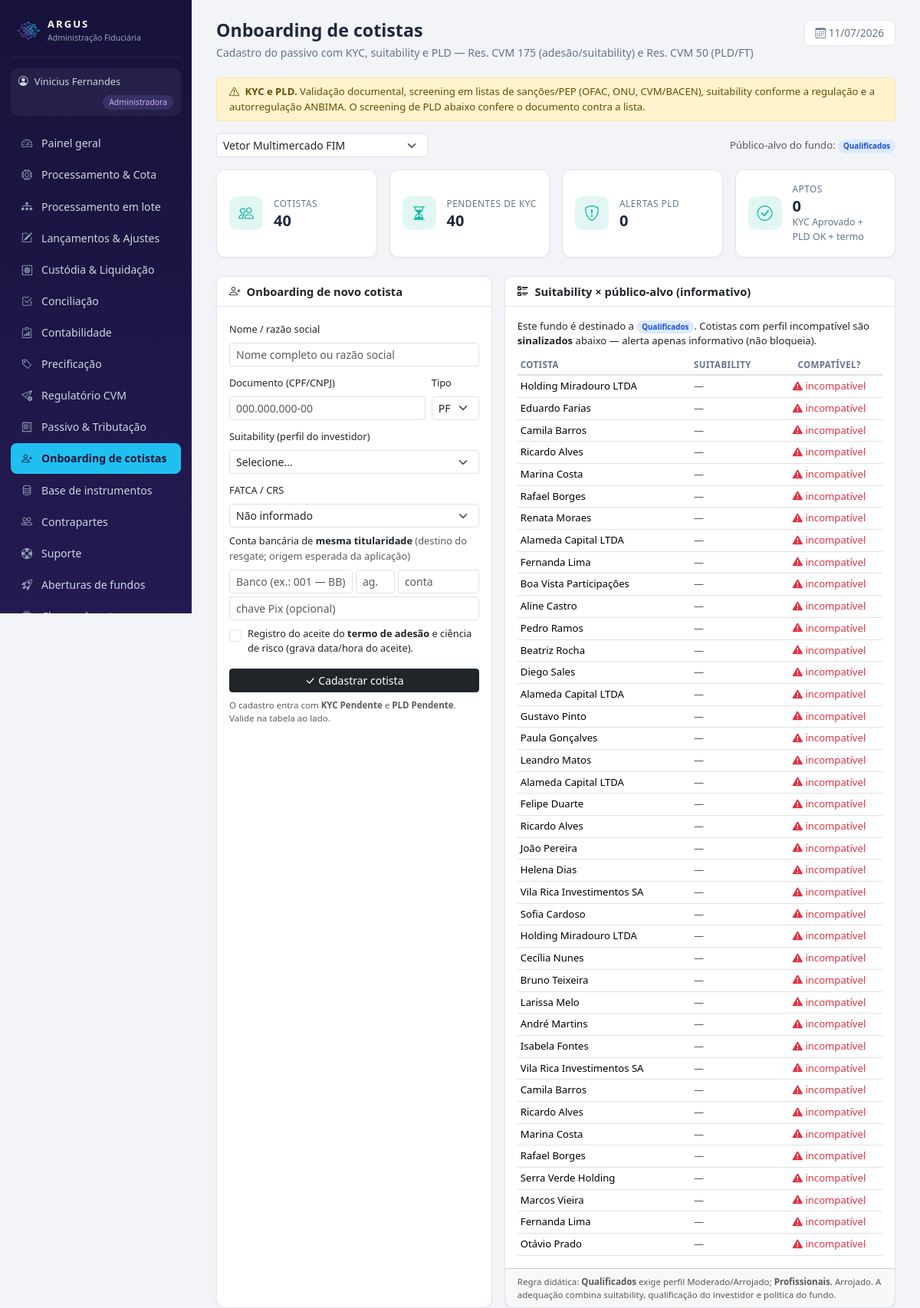
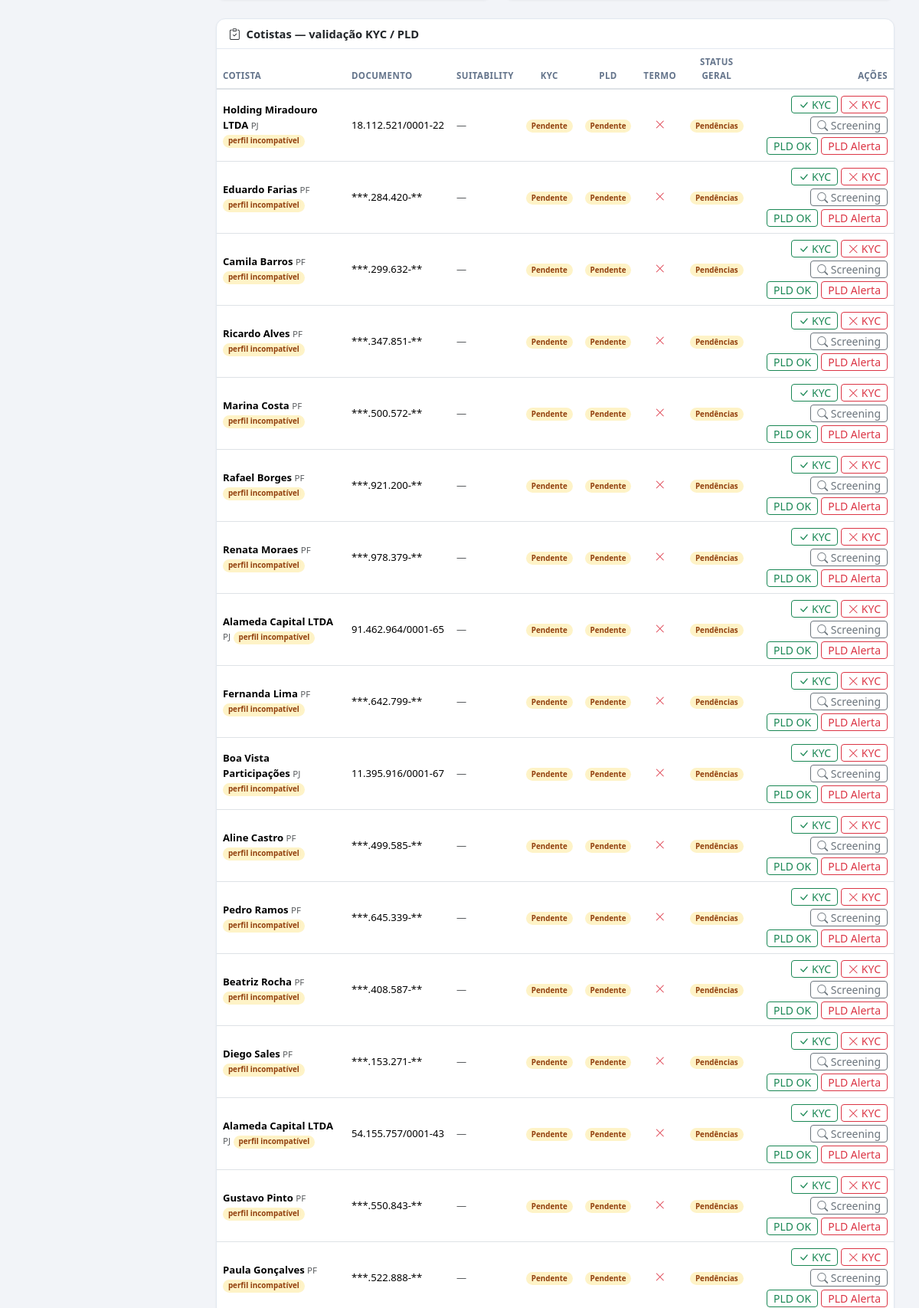
/admin/onboarding_cotista.php (signed in, upper part), run on the app's committed database (2 pictures, top to bottom).
### tables this page shows
CREATE TABLE usuarios (
  id INT AUTO_INCREMENT PRIMARY KEY,
  nome VARCHAR(100) NOT NULL,
  email VARCHAR(120) NOT NULL UNIQUE,
  senha VARCHAR(255) NOT NULL,         
  perfil ENUM('admin','gestor','custodia') NOT NULL,   
  fundo_id INT NULL,
  gestora VARCHAR(150) NULL,
  telefone VARCHAR(30) NULL,
  kyc_status VARCHAR(20) DEFAULT 'Pendente',
  criado_em DATETIME DEFAULT CURRENT_TIMESTAMP
);

CREATE TABLE fundos (
  id INT AUTO_INCREMENT PRIMARY KEY,
  nome VARCHAR(150) NOT NULL,
  cnpj VARCHAR(20),
  classe VARCHAR(50),                  
  publico_alvo VARCHAR(60),            
  condominio VARCHAR(20) DEFAULT 'Aberto',
  status VARCHAR(30) DEFAULT 'Ativo',  
  gestora VARCHAR(120),
  benchmark VARCHAR(30) DEFAULT 'CDI',
  tributacao VARCHAR(20) DEFAULT 'Longo Prazo',    
  provisao_despesas DECIMAL(18,2) DEFAULT 0,       
  tipo_fundo VARCHAR(10) DEFAULT 'FIF',            
  master_id INT DEFAULT NULL,                      
  taxa_adm DECIMAL(8,6) DEFAULT 0.0008,       
  taxa_gestao DECIMAL(8,6) DEFAULT 0.007,
  taxa_performance DECIMAL(8,6) DEFAULT 0,    
  caixa_atual DECIMAL(18,2) DEFAULT 0,
  pl_atual DECIMAL(18,2) DEFAULT 0,
  cota_atual DECIMAL(18,8) DEFAULT 1,
  data_abertura DATE,
  transparencia VARCHAR(12) DEFAULT 'delay_1m'   
);

CREATE TABLE cotistas (
  id INT AUTO_INCREMENT PRIMARY KEY,
  fundo_id INT NOT NULL,
  nome VARCHAR(150) NOT NULL,
  documento VARCHAR(20),
  tipo_pessoa VARCHAR(2) DEFAULT 'PF',
  cotas DECIMAL(18,6) NOT NULL,
  custo_total DECIMAL(18,2) DEFAULT NULL,    
  suitability VARCHAR(20) DEFAULT NULL,      
  kyc_status VARCHAR(20) DEFAULT 'Pendente',
  pld_status VARCHAR(20) DEFAULT 'Pendente',
  fatca_crs VARCHAR(30) DEFAULT NULL,
  termo_aceite DATETIME NULL,
  data_entrada DATE,
  banco VARCHAR(60) NULL,              
  agencia VARCHAR(10) NULL,            
  conta VARCHAR(20) NULL,              
  pix_chave VARCHAR(80) NULL,
  conta_id INT NULL,                   
  FOREIGN KEY (fundo_id) REFERENCES fundos(id)
);

### admin/onboarding_cotista.php (the view, shortened to what the rows shown need)
<?php
require_once __DIR__ . '/../config/db.php';
require_once __DIR__ . '/../includes/auth.php';
require_once __DIR__ . '/../includes/layout.php';
$u = exigir_perfil('admin');
$fundos = $pdo->query("SELECT * FROM fundos WHERE status='Ativo' ORDER BY pl_atual DESC")->fetchAll();
$fid = (int)($_SESSION['admin_fundo_id'] ?? ($fundos[0]['id'] ?? 0));
$fundo = null;
foreach ($fundos as $f) if ((int)$f['id'] === $fid) $fundo = $f;
function suitability_compativel(?string $publico_alvo, ?string $suitability): bool {
    $exigido = match ($publico_alvo) {
        'Profissionais' => ['Arrojado'],
        'Qualificados'  => ['Moderado', 'Arrojado'],
        default          => ['Conservador', 'Moderado', 'Arrojado'],
    };
    return $suitability !== null && in_array($suitability, $exigido, true);
}
$cotistas = [];
if ($fundo) {
    $st = $pdo->prepare('SELECT * FROM cotistas WHERE fundo_id = ? ORDER BY id DESC');
    $st->execute([$fid]);
    $cotistas = $st->fetchAll();
}
$publicoAlvo = $fundo['publico_alvo'] ?? 'Investidores em geral';
function badge_pld(?string $s): string {
    $s = $s ?: 'Pendente';
    $cor = ['OK' => 'success', 'Alerta' => 'danger', 'Pendente' => 'warning'][$s] ?? 'secondary';
    return badge($s, $cor);
}
function badge_kyc(?string $s): string {
    $s = $s ?: 'Pendente';
    $cor = ['Aprovado' => 'success', 'Reprovado' => 'danger', 'Pendente' => 'warning'][$s] ?? 'secondary';
    return badge($s, $cor);
}
page_start('Onboarding de cotistas', 'Onboarding de cotistas', $u,
    'Cadastro do passivo com KYC, suitability e PLD — Res. CVM 175 (adesão/suitability) e Res. CVM 50 (PLD/FT)');
?>
<div class="d-flex justify-content-between align-items-center flex-wrap gap-2 mb-3">
  <div style="font-size:.82rem" class="text-muted">
    Público-alvo do fundo: <?= badge($publicoAlvo, $publicoAlvo === 'Investidores em geral' ? 'secondary' : 'info') ?>
  </div>
</div>
<?php if (!$fundo): ?>
  <div class="alert alert-info">Nenhum fundo ativo disponível.</div>
<?php else: ?>
<div class="row g-3 mb-4">
  <div class="col-lg-7">
    <div class="card h-100">
      <div class="card-body">
        <p style="font-size:.82rem" class="mb-2">
          Este fundo é destinado a <?= badge($publicoAlvo, $publicoAlvo === 'Investidores em geral' ? 'secondary' : 'info') ?>.
          Cotistas com perfil incompatível são <b>sinalizados</b> abaixo — alerta apenas informativo (não bloqueia).
        </p>
        <table class="table table-sm align-middle mb-0" style="font-size:.82rem">
          <thead><tr><th>Cotista</th><th>Suitability</th><th class="text-center">Compatível?</th></tr></thead>
          <tbody>
          <?php foreach ($cotistas as $c):
              $compat = suitability_compativel($publicoAlvo, $c['suitability'] ?? null); ?>
            <tr>
              <td><?= e_html($c['nome']) ?></td>
              <td><?= $c['suitability'] ? badge($c['suitability'], 'secondary') : '<span class="text-muted">—</span>' ?></td>
              <td class="text-center">
                <?php if ($compat): ?>
                  <span class="text-success"><i class="bi bi-check-circle-fill"></i></span>
                <?php else: ?>
                  <span class="text-danger" title="Perfil incompatível com o público-alvo do fundo">
                    <i class="bi bi-exclamation-triangle-fill"></i> incompatível
                  </span>
                <?php endif; ?>
              </td>
            </tr>
          <?php endforeach; ?>
          </tbody>
        </table>
      </div>
    </div>
  </div>
</div>
<div class="card">
  <div class="card-body p-0">
    <div class="table-responsive">
    <table class="table table-hover align-middle mb-0" style="font-size:.82rem">
      <thead><tr>
        <th>Cotista</th><th>Documento</th><th>Suitability</th>
        <th class="text-center">KYC</th><th class="text-center">PLD</th>
        <th class="text-center">Termo</th><th class="text-center">Status geral</th>
        <th class="text-end">Ações</th>
      </tr></thead>
      <tbody>
      <?php foreach ($cotistas as $c):
          $kyc = $c['kyc_status'] ?: 'Pendente';
          $pld = $c['pld_status'] ?: 'Pendente';
          $temTermo = !empty($c['termo_aceite']);
          $apto = $kyc === 'Aprovado' && $pld === 'OK' && $temTermo;
          $compat = suitability_compativel($publicoAlvo, $c['suitability'] ?? null); ?>
        <tr>
          <td>
            <b><?= e_html($c['nome']) ?></b>
            <span class="text-muted" style="font-size:.72rem"><?= e_html($c['tipo_pessoa']) ?></span>
            <?php if (!$compat): ?>
              <span class="badge badge-soft-warning" title="Suitability incompatível com o público-alvo do fundo">perfil incompatível</span>
            <?php endif; ?>
          </td>
          <td style="white-space:nowrap"><?= e_html($c['documento']) ?></td>
          <td><?= $c['suitability'] ? badge($c['suitability'], 'secondary') : '<span class="text-muted">—</span>' ?></td>
          <td class="text-center"><?= badge_kyc($kyc) ?></td>
          <td class="text-center"><?= badge_pld($pld) ?></td>
          <td class="text-center">
            <?= $temTermo
                ? '<span class="text-success" title="' . e_html(data_br($c['termo_aceite'])) . '"><i class="bi bi-check-lg"></i></span>'
                : '<span class="text-danger"><i class="bi bi-x-lg"></i></span>' ?>
          </td>
          <td class="text-center"><?= $apto ? badge('Apto', 'success') : badge('Pendências', 'warning') ?></td>
          <td class="text-end" style="white-space:nowrap">
            <div class="d-flex gap-1 justify-content-end flex-wrap">
              <form method="post" class="d-inline">
                <button name="kyc" value="Aprovado" class="btn btn-sm btn-outline-success py-0" title="Aprovar KYC (simulação)"><i class="bi bi-check-lg"></i> KYC</button>
              </form>
              <form method="post" class="d-inline">
                <button name="kyc" value="Reprovado" class="btn btn-sm btn-outline-danger py-0" title="Reprovar KYC (simulação)"><i class="bi bi-x-lg"></i> KYC</button>
              </form>
              <form method="post" class="d-inline">
                <button name="pld" value="auto" class="btn btn-sm btn-outline-secondary py-0" title="Rodar screening PLD simulado (confere documento na lista de exemplo)"><i class="bi bi-search"></i> Screening</button>
              </form>
              <form method="post" class="d-inline">
                <button name="pld" value="OK" class="btn btn-sm btn-outline-success py-0" title="Marcar PLD OK (simulação)">PLD OK</button>
              </form>
              <form method="post" class="d-inline">
                <button name="pld" value="Alerta" class="btn btn-sm btn-outline-danger py-0" title="Marcar PLD Alerta (simulação)">PLD Alerta</button>
              </form>
            </div>
          </td>
        </tr>
      <?php endforeach; ?>
      </tbody>
    </table>
    </div>
  </div>
</div>
<?php endif; ?>
<?php page_end();

### includes/layout.php (shortened to what the rows shown need)
<?php
require_once __DIR__ . '/helpers.php';
function menu_itens(array $u): array {
    $b = base_url();
    if ($u['perfil'] === 'admin') {
        return [
            ['Painel geral',        $b.'admin/index.php',          'bi-speedometer2'],
            ['Processamento & Cota', $b.'admin/processamento.php', 'bi-cpu'],
            ['Processamento em lote', $b.'admin/batch.php',        'bi-diagram-3-fill'],
            ['Lançamentos & Ajustes', $b.'admin/lancamentos.php',  'bi-pencil-square'],
            ['Custódia & Liquidação', $b.'admin/custodia.php',     'bi-safe2'],
            ['Conciliação',         $b.'admin/conciliacao.php',    'bi-check2-square'],
            ['Contabilidade',       $b.'admin/contabilidade.php',  'bi-clipboard-data'],
            ['Precificação',        $b.'admin/precificacao.php',   'bi-tag'],
            ['Regulatório CVM',     $b.'admin/regulatorio.php',    'bi-send-check'],
            ['Passivo & Tributação', $b.'admin/passivo.php',       'bi-receipt'],
            ['Onboarding de cotistas', $b.'admin/onboarding_cotista.php', 'bi-person-plus'],
            ['Base de instrumentos', $b.'admin/ativos.php',        'bi-database'],
            ['Contrapartes',        $b.'admin/contrapartes.php',   'bi-people'],
            ['Suporte',             $b.'admin/tickets.php',        'bi-life-preserver'],
            ['Aberturas de fundos', $b.'admin/aberturas.php',      'bi-rocket-takeoff'],
            ['Classes de cotas',    $b.'admin/classes.php',        'bi-collection'],
            ['Classes & Subclasses', $b.'admin/subclasses.php',    'bi-diagram-3'],
            ['FIP / Private Equity', $b.'admin/fip.php',           'bi-building-gear'],
            ['Carteiras',           $b.'admin/carteiras.php',      'bi-collection'],
            ['Pendências',          $b.'admin/pendencias.php',     'bi-list-task'],
            ['IA · Fraude',         $b.'admin/fraude.php',         'bi-shield-exclamation'],
            ['Repasses',            $b.'admin/repasses.php',       'bi-cash-stack'],
            ['Fundos & Clientes',   $b.'admin/fundos.php',         'bi-folder-plus'],
        ];
    }
    global $pdo;
    $itens = [
        ['Visão geral',       $b.'gestor/index.php',        'bi-speedometer2'],
        ['Aprovação de cota', $b.'gestor/cotas.php',        'bi-clipboard-check'],
        ['Boletar operação',  $b.'gestor/boletas.php',      'bi-receipt-cutoff'],
        ['Catálogo de ativos', $b.'gestor/ativos.php',      'bi-database'],
        ['Carteira',          $b.'gestor/carteira.php',     'bi-pie-chart'],
        ['Caixa & Fluxo',     $b.'gestor/caixa.php',        'bi-wallet2'],
        ['Cotistas',          $b.'gestor/cotistas.php',     'bi-people'],
        ['Acessos & transparência', $b.'gestor/acessos.php', 'bi-key'],
        ['Performance',       $b.'gestor/performance.php',  'bi-graph-up-arrow'],
        ['Relatórios',        $b.'gestor/relatorios.php',   'bi-file-earmark-text'],
        ['Enquadramento',     $b.'gestor/enquadramento.php','bi-check-circle'],
        ['Assembleias',       $b.'gestor/assembleias.php',  'bi-megaphone'],
        ['Comunicados',       $b.'gestor/comunicados.php',  'bi-chat-left-text'],
        ['Chamados de cotistas', $b.'gestor/chamados_cotistas.php', 'bi-chat-dots'],
        ['Equipe do fundo',   $b.'gestor/equipe.php',       'bi-people-fill'],
        ['Criar fundo',       $b.'gestor/novo_fundo.php',   'bi-plus-square'],
        ['Suporte',           $b.'gestor/tickets.php',      'bi-life-preserver'],
    ];
    $livres = ['Equipe do fundo', 'Criar fundo', 'Suporte'];
    $fundo = fundo_do_usuario($pdo, $u);
    $fid = (int)$fundo['id'];
    $principal = eh_principal($pdo, $u, $fid);
    $mapa = permissao_de_menu();
    return array_values(array_filter($itens, function ($it) use ($mapa, $principal, $pdo, $u, $fid, $livres) {
        if (in_array($it[0], $livres, true)) return true;
        $req = $mapa[$it[0]] ?? null;
        if ($req === null) return true;
        if ($req === '__principal__') return $principal;
        return $principal || pode($pdo, $u, $fid, $req);
    }));
}
function page_start(string $titulo, string $ativo, array $u, string $subtitulo = ''): void {
    $b = base_url();
    $perfilRotulo = ['admin' => 'Administradora', 'gestor' => 'Gestor', 'custodia' => 'Custodiante'][$u['perfil']] ?? $u['perfil'];
    $perfilCor    = ['admin' => 'gold', 'gestor' => 'teal'][$u['perfil']] ?? 'blue';
    ?><!DOCTYPE html>
<html lang="pt-BR">
<head>
<link href="https://cdn.jsdelivr.net/npm/bootstrap@5.3.3/dist/css/bootstrap.min.css" rel="stylesheet">
<link href="https://cdn.jsdelivr.net/npm/bootstrap-icons@1.11.3/font/bootstrap-icons.min.css" rel="stylesheet">
<link href="https://cdn.jsdelivr.net/npm/flatpickr@4.6.13/dist/flatpickr.min.css" rel="stylesheet">
<link href="<?= $b ?>assets/css/style.css" rel="stylesheet">
</head>
<body>
<div class="app-wrap">
  <aside class="sidebar">
    <div class="brand">
      <img src="<?= $b ?>assets/favicon.png" class="brand-mark" alt="Argus">
      <div>
      </div>
    </div>
    <div class="perfil-chip chip-<?= $perfilCor ?>">
      <i class="bi bi-person-circle"></i> <?= e_html($u['nome']) ?>
      <span><?= $perfilRotulo ?></span>
    </div>
    <nav class="menu">
      <?php foreach (menu_itens($u) as [$rotulo, $href, $icone]): ?>
        <a href="<?= $href ?>" class="<?= $rotulo === $ativo ? 'ativo' : '' ?>">
        </a>
      <?php endforeach; ?>
    </nav>
  </aside>
  <main class="conteudo">
    <div class="titulo-pagina">
      <div>
        <h1><?= e_html($titulo) ?></h1>
      </div>
    </div>
<?php
}
function page_end(): void {
    ?>
  </main>
</div>
</body>
</html><?php
}

### includes/helpers.php (shortened to what the rows shown need)
<?php
function e_html($s): string { return htmlspecialchars((string)$s, ENT_QUOTES, 'UTF-8'); }
function badge(string $texto, string $cor): string {
    return '<span class="badge badge-soft-' . $cor . '">' . e_html($texto) . '</span>';
}

### data on the page
usuarios: nome "Vinicius Fernandes", perfil "Administradora"
fundos: publico_alvo "Qualificados Qualificados"
cotistas: nome "Holding Miradouro LTDA", shows "incompatível", tipo_pessoa "PJ", shows "perfil incompatível", documento "18.112.521/0001-22", kyc_status "Pendente Pendente Pendências"
cotistas: nome "Eduardo Farias", shows "incompatível", tipo_pessoa "PF", shows "perfil incompatível", documento "***.284.420-**", kyc_status "Pendente Pendente Pendências"
cotistas: nome "Camila Barros", shows "incompatível", tipo_pessoa "PF", shows "perfil incompatível", documento "***.299.632-**", kyc_status "Pendente Pendente Pendências"
cotistas: nome "Ricardo Alves", shows "incompatível", tipo_pessoa "PF", shows "perfil incompatível", documento "***.347.851-**", kyc_status "Pendente Pendente Pendências"
cotistas: nome "Marina Costa", shows "incompatível", tipo_pessoa "PF", shows "perfil incompatível", documento "***.500.572-**", kyc_status "Pendente Pendente Pendências"
cotistas: nome "Rafael Borges", shows "incompatível", tipo_pessoa "PF", shows "perfil incompatível", documento "***.921.200-**", kyc_status "Pendente Pendente Pendências"
cotistas: nome "Renata Moraes", shows "incompatível", tipo_pessoa "PF", shows "perfil incompatível", documento "***.978.379-**", kyc_status "Pendente Pendente Pendências"
cotistas: nome "Alameda Capital LTDA", shows "incompatível", tipo_pessoa "PJ", shows "perfil incompatível", documento "91.462.964/0001-65", kyc_status "Pendente Pendente Pendências"
cotistas: nome "Fernanda Lima", shows "incompatível", tipo_pessoa "PF", shows "perfil incompatível", documento "***.642.799-**", kyc_status "Pendente Pendente Pendências"
cotistas: nome "Boa Vista Participações", shows "incompatível", tipo_pessoa "PJ", shows "perfil incompatível", documento "11.395.916/0001-67", kyc_status "Pendente Pendente Pendências"
cotistas: nome "Aline Castro", shows "incompatível", tipo_pessoa "PF", shows "perfil incompatível", documento "***.499.585-**", kyc_status "Pendente Pendente Pendências"
cotistas: nome "Pedro Ramos", shows "incompatível", tipo_pessoa "PF", shows "perfil incompatível", documento "***.645.339-**", kyc_status "Pendente Pendente Pendências"
cotistas: nome "Beatriz Rocha", shows "incompatível", tipo_pessoa "PF", shows "perfil incompatível", documento "***.408.587-**", kyc_status "Pendente Pendente Pendências"
cotistas: nome "Diego Sales", shows "incompatível", tipo_pessoa "PF", shows "perfil incompatível", documento "***.153.271-**", kyc_status "Pendente Pendente Pendências"
cotistas: nome "Alameda Capital LTDA", shows "incompatível", tipo_pessoa "PJ", shows "perfil incompatível", documento "54.155.757/0001-43", kyc_status "Pendente Pendente Pendências"
cotistas: nome "Gustavo Pinto", shows "incompatível", tipo_pessoa "PF", shows "perfil incompatível", documento "***.550.843-**", kyc_status "Pendente Pendente Pendências"
cotistas: nome "Paula Gonçalves", shows "incompatível", tipo_pessoa "PF", shows "perfil incompatível", documento "***.522.888-**", kyc_status "Pendente Pendente Pendências"
cotistas: nome "Leandro Matos", shows "incompatível"
cotistas: nome "Alameda Capital LTDA", shows "incompatível"
cotistas: nome "Felipe Duarte", shows "incompatível"
cotistas: nome "Ricardo Alves", shows "incompatível"
cotistas: nome "João Pereira", shows "incompatível"
cotistas: nome "Helena Dias", shows "incompatível"
cotistas: nome "Vila Rica Investimentos SA", shows "incompatível"
cotistas: nome "Sofia Cardoso", shows "incompatível"
cotistas: nome "Holding Miradouro LTDA", shows "incompatível"
cotistas: nome "Cecília Nunes", shows "incompatível"
cotistas: nome "Bruno Teixeira", shows "incompatível"
cotistas: nome "Larissa Melo", shows "incompatível"
cotistas: nome "André Martins", shows "incompatível"
cotistas: nome "Isabela Fontes", shows "incompatível"
cotistas: nome "Vila Rica Investimentos SA", shows "incompatível"
cotistas: nome "Camila Barros", shows "incompatível"
cotistas: nome "Ricardo Alves", shows "incompatível"
cotistas: nome "Marina Costa", shows "incompatível"
cotistas: nome "Rafael Borges", shows "incompatível"
cotistas: nome "Serra Verde Holding", shows "incompatível"
cotistas: nome "Marcos Vieira", shows "incompatível"
cotistas: nome "Fernanda Lima", shows "incompatível"
cotistas: nome "Otávio Prado", shows "incompatível"

### other printed values
e_html($rotulo) "Painel geral"
e_html($rotulo) "Processamento & Cota"
e_html($rotulo) "Processamento em lote"
e_html($rotulo) "Lançamentos & Ajustes"
e_html($rotulo) "Custódia & Liquidação"
e_html($rotulo) "Conciliação"
e_html($rotulo) "Contabilidade"
e_html($rotulo) "Precificação"
e_html($rotulo) "Regulatório CVM"
e_html($rotulo) "Passivo & Tributação"
e_html($rotulo) "Onboarding de cotistas"
e_html($rotulo) "Base de instrumentos"
e_html($rotulo) "Contrapartes"
e_html($rotulo) "Suporte"
e_html($rotulo) "Aberturas de fundos"
